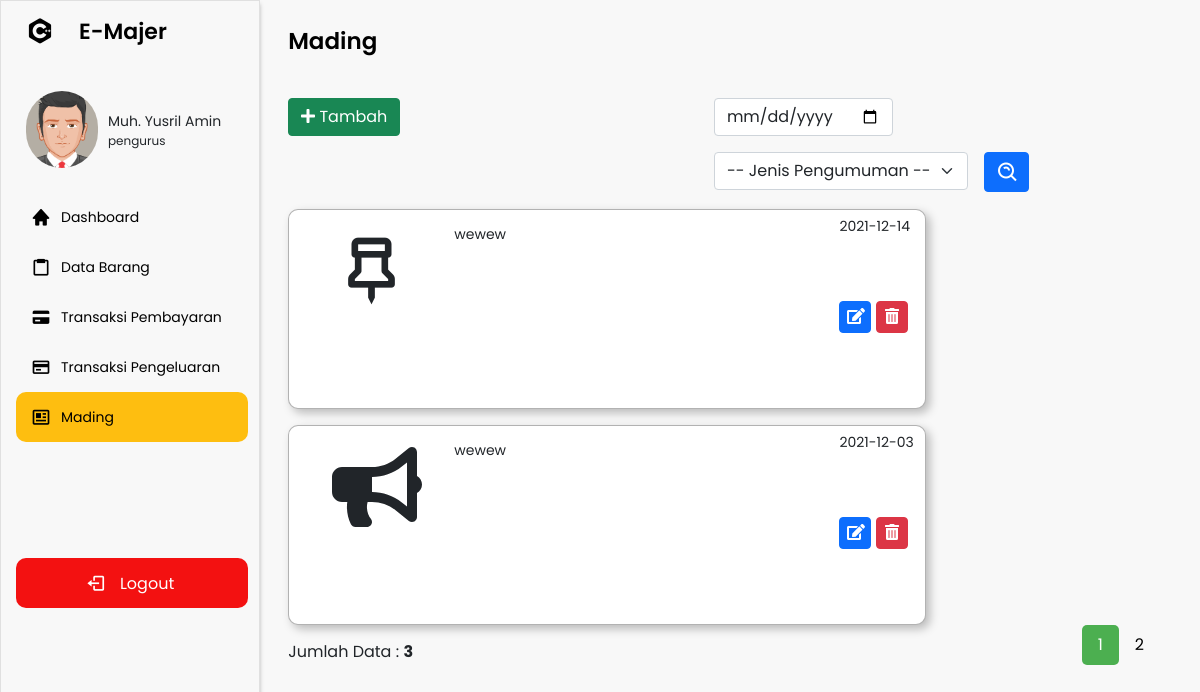
The page /navbar.php?p=mading (signed in) on the database its author committed.
### tables this page shows
CREATE TABLE `akun` (
  `id_akun` varchar(15) NOT NULL,
  `nama` varchar(50) NOT NULL,
  `email` varchar(50) NOT NULL,
  `username` varchar(50) NOT NULL,
  `password` varchar(50) NOT NULL,
  `id_kelas` varchar(15) NOT NULL,
  `id_level` int(11) NOT NULL,
  `saldo` varchar(25) NOT NULL
);

CREATE TABLE `level` (
  `id_level` int(11) NOT NULL,
  `nama_level` varchar(50) NOT NULL
);

CREATE TABLE `mading` (
  `id_mading` varchar(15) NOT NULL,
  `jenis_mading` varchar(10) NOT NULL,
  `deskripsi_mading` text NOT NULL,
  `tgl_pembagian` date NOT NULL,
  `id_kelas` varchar(15) NOT NULL
);

### pages/mading.php (the view, shortened to what this page needs)
<section class="home-section" style="background-color: #f8f8f8;">
    <div class="home-content">
        <span class="text">Mading</span>
    </div>
    <div class="content" style="padding-bottom: 4%; height:90vh;">
        <div class="row" style="width:97%;">
            <div class="col-md-5">
                <?php if ($level == 1) { ?>
                    <button type="button" class="btn btn-success" data-bs-toggle="modal" data-bs-target="#staticBackdrop">
                        <i class="fas fa-plus"></i> Tambah
                    </button>
                <?php } ?>
            </div>
            <div class="col-md-7">
                <form class="row g-3" style="margin-left:10%; margin-bottom:-15px;" method="POST">
                    <div class="col-auto">
                        <input type="date" name="pencarian" class="form-control" id="inputPassword2">
                    </div>
                    <div class="col-auto">
                        <select class="form-select" id="pengumuman" name="pengumuman">
                            <option value="0">-- Jenis Pengumuman --</option>
                        </select>
                    </div>
                    <div class="col-auto">
                        <button type="submit" class="btn btn-primary mb-3" name="btn-cari" style="height: 40px; padding-top:8px; width:45px; padding-left:11px;"><i class='bx bx-search-alt fs-4'></i></button>
                    </div>
                </form>
            </div>
        </div>
        <?php
        $batas = 2;
        extract($_GET);
        if (empty($hal)) {
            $posisi = 0;
            $hal = 1;
        } else {
            $posisi = ($hal - 1) * $batas;
            $nomor = $posisi + 1;
        }
        if ($_SERVER['REQUEST_METHOD'] == "POST") {
            $pencarian = trim(mysqli_real_escape_string($koneksi, $_POST['pencarian']));
            $pengumuman = trim(mysqli_real_escape_string($koneksi, $_POST['pengumuman']));
            if ($pencarian != "") {
                $query = "SELECT * FROM mading INNER JOIN kelas ON mading.id_kelas = kelas.id_kelas WHERE mading.id_kelas= '$kelas' AND mading.tgl_pembagian LIKE '%$pencarian%' LIMIT $posisi, $batas";
                $queryJml = "SELECT * FROM mading INNER JOIN kelas ON mading.id_kelas = kelas.id_kelas WHERE mading.id_kelas= '$kelas' AND mading.tgl_pembagian LIKE '%$pencarian%'";
                $no = $posisi * 1;
            } else if ($pengumuman != "") {
                $query =  "SELECT * FROM mading INNER JOIN kelas ON mading.id_kelas = kelas.id_kelas WHERE mading.id_kelas= '$kelas' AND mading.jenis_mading LIKE '%$pengumuman%' LIMIT $posisi, $batas";
                $queryJml = "SELECT * FROM mading INNER JOIN kelas ON mading.id_kelas = kelas.id_kelas WHERE mading.id_kelas= '$kelas' AND mading.jenis_mading LIKE '%$pengumuman%'";
                $no = $posisi * 1;
            } else {
                $query = "SELECT * FROM mading INNER JOIN kelas ON mading.id_kelas = kelas.id_kelas WHERE mading.id_kelas= '$kelas' LIMIT $posisi, $batas";
                $queryJml = "SELECT * FROM mading INNER JOIN kelas ON mading.id_kelas = kelas.id_kelas WHERE mading.id_kelas = '$kelas'  ";
                $no = $posisi * 1;
            }
        } else {
            $query = "SELECT * FROM mading INNER JOIN kelas ON mading.id_kelas = kelas.id_kelas WHERE mading.id_kelas= '$kelas'  LIMIT $posisi, $batas";
            $queryJml = "SELECT * FROM mading INNER JOIN kelas ON mading.id_kelas = kelas.id_kelas WHERE mading.id_kelas = '$kelas' ";
        }
        $q_tampil_transaksi = mysqli_query($koneksi, $query);
        if (mysqli_num_rows($q_tampil_transaksi) > 0) {
            while ($row = mysqli_fetch_array($q_tampil_transaksi)) {
        ?>
                <div class="mading">
                    <div class="row">
                        <div class="col-3">
                            <?php
                            if ($row['jenis_mading'] === '1') {
                                echo "<i class='fas fa-bullhorn icon-mading'></i>";
                            } else if ($row['jenis_mading'] === '2') {
                                echo "<i class='bx bx-pin icon-mading'></i>";
                            } else if ($row['jenis_mading'] === '3') {
                                echo "<i class='bx bx-message-detail icon-mading'></i>";
                            }
                            ?>
                        </div>
                        <div class="col-7">
                            <p><?= $row['deskripsi_mading'] ?></p>
                        </div>
                        <div class="col-2">
                            <p style="padding-top: 4%;"><?= $row['tgl_pembagian'] ?></p>
                            <?php if ($level == 1) { ?>
                                <a href="navbar.php?p=mading-edit&id=<?php echo $row['id_mading']; ?>" style="text-decoration: none; color:white;">
                                    <div type="button" class="btn btn-primary button"><i class="fas fa-edit" style="margin-bottom: 5px; margin-left:-5px;"></i></div>
                                </a>
                                <button type="button" class="btn btn-danger button" onclick="konfirmasi('<?= $row['id_mading'] ?>')"><i class="fas fa-trash-alt" style="margin-bottom: 4px; margin-left:-4px;"></i></button>
                            <?php } ?>
                        </div>
                    </div>
                </div>
        <?php $nomor++;
            }
        } else {
            echo "<p align='center' style='margin-top:2rem; font-weight:bold;'>Data Mading Tidak Ditemukan</p>";
        } ?>
        <?php
        if (isset($_POST['btn-cari'])) {
            if ($_POST['pencarian'] != '' || $_POST['pengumuman'] != '0') {
                echo "<div style=\"float:left;\">";
                $jml = mysqli_num_rows(mysqli_query($koneksi, $queryJml));
                echo "<center>Data Hasil Pencarian: <b>$jml</b><center>";
                echo "</div>";
        ?>
                <div class="pagination">
                    <?php
                    $jml_hal = ceil($jml / $batas);
                    for ($i = 1; $i <= $jml_hal; $i++) {
                        if ($i != $hal) {
                            echo "<a href=\"?p=mading&hal=$i\">$i</a>";
                        } else {
                            echo "<a class=\"active\">$i</a>";
                        }
                    }
                    ?>
                </div>
            <?php
            } else {
                echo "<meta http-equiv='refresh' content='0; url=navbar.php?p=mading'>";
            }
        } else { ?>
            <div style="float: left; margin-top:15px;">
                <?php
                $jml = mysqli_num_rows(mysqli_query($koneksi, $queryJml));
                echo "Jumlah Data : <b>$jml</b>";
                ?>
            </div>
            <div class="pagination">
                <?php
                $jml_hal = ceil($jml / $batas);
                for ($i = 1; $i <= $jml_hal; $i++) {
                    if ($i != $hal) {
                        echo "<a href=\"?p=mading&hal=$i\">$i</a>";
                    } else {
                        echo "<a class=\"active\">$i</a>";
                    }
                }
                ?>
            </div>
        <?php
        }
        ?>
    </div>
</section>

### navbar.php (shortened to what this page needs)
<?php
include 'koneksi.php';
$id = $_SESSION['id_akun'];
$nama = $_SESSION['nama'];
$kelas = $_SESSION['id_kelas'];
$level = $_SESSION['id_level'];
$query = "SELECT * FROM akun INNER JOIN kelas ON akun.id_kelas = kelas.id_kelas INNER JOIN level ON akun.id_level = level.id_level WHERE akun.id_akun = '$id'";
$result = mysqli_query($koneksi, $query);
if (mysqli_num_rows($result) > 0) {
    while ($row = mysqli_fetch_array($result)) {
?>
        <!DOCTYPE html>
        <html lang="en">
        <head>
            <link rel="stylesheet" href="assets/css/kalender.css">
            <link rel="stylesheet" href="assets/css/style.css">
            <link href="https://cdn.jsdelivr.net/npm/bootstrap@5.0.2/dist/css/bootstrap.min.css" rel="stylesheet">
            <link href='https://unpkg.com/boxicons@2.0.7/css/boxicons.min.css' rel='stylesheet'>
            <link rel="stylesheet" href="https://cdnjs.cloudflare.com/ajax/libs/font-awesome/5.13.0/css/all.min.css">
        </head>
        <body>
            <div class="sidebar">
                <div class="logo-details">
                    <i class='bx bxl-c-plus-plus'></i>
                    <span class="logo_name">E-Majer</span>
                </div>
                <div class="profil-box">
                    <img src="assets/gambar/avatar53.png" alt="">
                    <div class="profil-name">
                        <p class="nama"><?= $nama ?></p>
                        <p class="level"><?= $row['nama_level'] ?></p>
                    </div>
                </div>
                <ul class="nav-links">
                    <li>
                        <div class="li">
                            <a href="navbar.php?p=home">
                                <i class='bx bxs-home'></i>
                                <span class="link_name">Dashboard</span>
                            </a>
                        </div>
                    </li>
                    <li>
                        <div class="li">
                            <a href="navbar.php?p=barang">
                                <i class='bx bx-clipboard'></i>
                                <span class="link_name">Data Barang</span>
                            </a>
                        </div>
                    </li>
                    <li>
                        <div class="li">
                            <?php if ($level == 1) { ?>
                                <a href="navbar.php?p=buku-transaksi">
                                    <i class='bx bxs-credit-card'></i>
                                    <span class="link_name">Transaksi Pembayaran</span>
                                </a>
                            <?php } ?>
                        </div>
                    </li>
                    <li>
                        <div class="li">
                            <?php if ($level == 1) { ?>
                                <a href="navbar.php?p=pengeluaran">
                                    <i class='bx bx-credit-card'></i>
                                    <span class="link_name">Transaksi Pengeluaran</span>
                                </a>
                            <?php } ?>
                        </div>
                    </li>
                    <li>
                        <div class="li">
                            <a href="navbar.php?p=mading">
                                <i class='bx bx-news'></i>
                                <span class="link_name">Mading</span>
                            </a>
                        </div>
                    </li>
                    <li>
                        <div class="logout1">
                            <div class="logout">
                                <i class='bx bx-log-out'></i>
                                <span class="link_name">Logout</span>
                            </div>
                        </div>
                    </li>
                </ul>
            </div>
            <?php
            $pages_dir = 'pages';
            if (!empty($_GET['p'])) {
                $pages = scandir($pages_dir, 0);
                unset($pages[0], $pages[1]);
                $p = $_GET['p'];
                if (in_array($p . '.php', $pages)) {
                    include($pages_dir . '/' . $p . '.php');
                } else {
                    echo 'Halaman Tidak Ditemukan';
                }
            } else {
                include($pages_dir . '/home.php');
            }
            ?>
        </body>
        </html>
<?php }
} ?>

### assets/css/kalender.css (style rules this page uses)
form { margin:0px; padding:0px; font-family:Ebrima, Arial, Helvetica, sans-serif; ; color:#666; empty-cells:hide; }

### assets/css/style.css (style rules this page uses)
* { margin:0px; padding: 0px; font-family: 'Poppins', sans-serif; }
.sidebar { position: fixed; top: 0; left: 0; height: 100%; width: 260px; position: fixed; background: #F8F8F8; border: 1px solid rgba(170, 170, 170, 0.3); box-shadow: 0px 4px 4px rgba(0, 0, 0, 0.25); z-index: 100; transition: all 0.5s ease; }
.sidebar .logo-details { height: 60px; width: 100%; display: flex; align-items: center; }
.sidebar .logo-details i { font-size: 30px; color: #000000; height: 50px; min-width: 78px; text-align: center; line-height: 50px; }
.sidebar .profil-box { display: flex; padding-top: 30px; }
.sidebar .profil-box img { width: 4.5rem; height: 4.8rem; margin-right: 10px; margin-left: 25px; border-radius: 80px; }
.sidebar .profil-box .profil-name { padding-top: 20px; }
.sidebar .profil-box .profil-name .nama { font-size: 14px; font-family: 'Poppins', sans-serif; }
.sidebar .profil-box .profil-name .level { font-size: 12px; position: relative; font-family: 'Poppins', sans-serif; top: -1rem; }
.sidebar .logo-details .logo_name { font-size: 22px; color: #000000; font-weight: 600; transition: 0.3s ease; transition-delay: 0.1s; }
.sidebar .nav-links { height: 100%; padding: 10px 0 150px 0; overflow: auto; }
.sidebar .nav-links li { position: relative; list-style: none; transition: all 0.4s ease; }
.sidebar .nav-links .active { background: #FEBE10; width: 90%; margin-left: 15px; border-radius: 10px 10px 10px 10px; }
.sidebar .nav-links .logout1 { background: #F31111; color: #FFFFFF; width: 90%; margin-left: 15px; margin-top: 45%; border-radius: 10px 10px 10px 10px; }
.sidebar .nav-links .logout1 span { position: relative; top: -3px; }
.sidebar .nav-links .logout1 i { margin-left: 30%; color: #FFFFFF; }
.sidebar .nav-links .active a { position: relative; left: -15px; }
.sidebar .nav-links li i { height: 50px; margin-left: 30px; margin-right: 10px; text-align: center; line-height: 50px; color: #000000; font-size: 20px; cursor: pointer; transition: all 0.3s ease; }
.sidebar .nav-links li a { display: flex; align-items: center; text-decoration: none; }
.sidebar .nav-links li a .link_name { font-size: 14px; font-weight: 400; color: #000000; transition: all 0.4s ease; }
.home-section { position: relative; background: #f8f8f8; height: 100%; left: 260px; padding-bottom: 3px; width: calc(100% - 260px); transition: all 0.5s ease; }
.home-section .home-content { height: 60px; display: flex; align-items: center; }
.home-section .home-content .text { font-size: 23px; color: #000000; padding-top: 23px; font-weight: 600; padding-left: 3%; width: 87%; font-family: 'Poppins'; }
.home-section .content { width: 100%; height: 88vh; padding-left: 3%; padding-top: 4%; }
.home-section .content .pagination { float: right; padding-right: 40px; }
.home-section .content .pagination a { color: black; float: left; padding: 8px 16px; text-decoration: none; }
.home-section .content .pagination a.active { background-color: #4CAF50; color: white; border-radius: 5px; }
.home-section .content .mading { width: 70%; height: 25vh; background-color: #ffff; border: 1px solid rgba(0, 0, 0, 0.3); box-sizing: border-box; box-shadow: 4px 4px 10px rgba(0, 0, 0, 0.25); border-radius: 10px; margin-top: 1rem; }
.home-section .content .mading .icon-mading { font-size: 80px; margin-left: 30%; margin-top: 15%; }
.home-section .content .mading p { margin-top: 4%; font-family: 'Poppins'; text-align: justify; text-justify: inter-word; font-size: 14px; }
.home-section .content .mading .button { font-size: 16px; margin-top: 55%; width: 2rem; height: 2rem; padding-bottom: 10px; }

### rows shown on the page
akun: id_level.nama_level "pengurus", jml "3"
mading: jenis_mading "2" (drawn), deskripsi_mading "wewew", tgl_pembagian "2021-12-14"
mading: jenis_mading "1" (drawn), deskripsi_mading "wewew", tgl_pembagian "2021-12-03"
